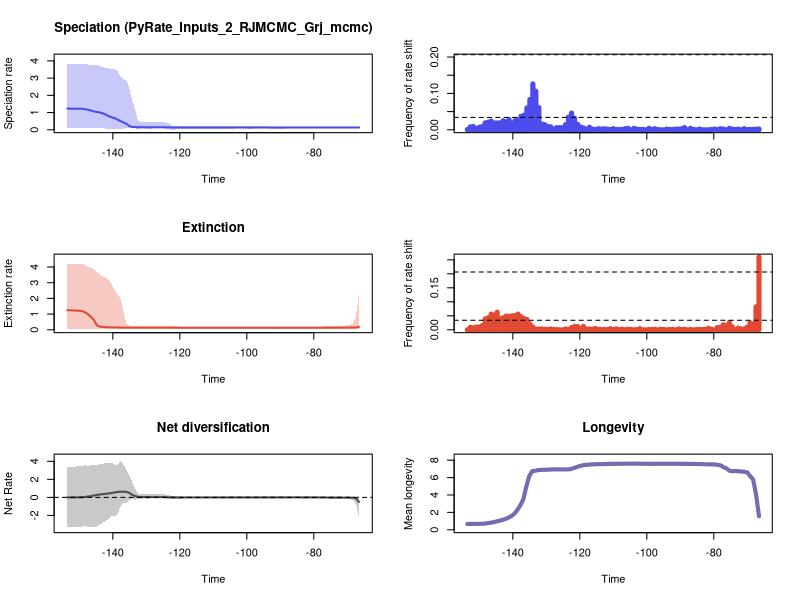

This chart was generated by the following R code:


pdf(file='./RTT_plots.pdf',width=10, height=15)
par(mfrow=c(3,2))
library(scales)

time=c(-66.49518397567535, -67.37474930255885,-68.25431462944235,-69.13387995632584,-70.01344528320935,-70.89301061009284,-71.77257593697634,-72.65214126385985,-73.53170659074334,-74.41127191762683,-75.29083724451034,-76.17040257139384,-77.04996789827733,-77.92953322516084,-78.80909855204433,-79.68866387892783,-80.56822920581133,-81.44779453269483,-82.32735985957832,-83.20692518646183,-84.08649051334532,-84.96605584022882,-85.84562116711231,-86.72518649399582,-87.60475182087932,-88.48431714776282,-89.36388247464632,-90.24344780152981,-91.1230131284133,-92.00257845529681,-92.88214378218031,-93.76170910906382,-94.64127443594731,-95.5208397628308,-96.4004050897143,-97.2799704165978,-98.1595357434813,-99.03910107036481,-99.9186663972483,-100.7982317241318,-101.67779705101529,-102.5573623778988,-103.43692770478229,-104.3164930316658,-105.1960583585493,-106.07562368543279,-106.95518901231628,-107.83475433919979,-108.71431966608328,-109.59388499296679,-110.47345031985029,-111.35301564673378,-112.23258097361727,-113.11214630050077,-113.99171162738428,-114.87127695426778,-115.75084228115128,-116.63040760803477,-117.50997293491827,-118.38953826180176,-119.26910358868527,-120.14866891556878,-121.02823424245227,-121.90779956933576,-122.78736489621926,-123.66693022310275,-124.54649554998626,-125.42606087686977,-126.30562620375326,-127.18519153063676,-128.06475685752025,-128.94432218440375,-129.82388751128724,-130.70345283817073,-131.58301816505426,-132.46258349193775,-133.34214881882124,-134.22171414570477,-135.10127947258826,-135.98084479947175,-136.86041012635525,-137.73997545323874,-138.61954078012224,-139.49910610700573,-140.37867143388922,-141.25823676077272,-142.13780208765624,-143.01736741453973,-143.89693274142323,-144.77649806830675,-145.65606339519024,-146.53562872207374,-147.41519404895723,-148.29475937584073,-149.17432470272422,-150.05389002960771,-150.9334553564912,-151.8130206833747,-152.6925860102582,-153.57215133714172)
rate=c(0.13332832366882247, 0.13328633426315073,0.13306946659393615,0.13320171865301,0.13306946659393615,0.1329661551598743,0.13292504232372643,0.13292504232372643,0.1329661551598743,0.13306946659393615,0.13328633426315073,0.13328633426315073,0.13328633426315073,0.13328633426315073,0.13320171865301,0.13320171865301,0.13306946659393615,0.13306946659393615,0.13306946659393615,0.13306946659393615,0.13306946659393615,0.13328633426315073,0.13328633426315073,0.13328633426315073,0.13306946659393615,0.13306946659393615,0.13291759659193253,0.13288853605133727,0.13288853605133727,0.13285152800263722,0.13285152800263722,0.13285152800263722,0.13288853605133727,0.13288853605133727,0.13288853605133727,0.13288853605133727,0.13283337788740196,0.13283337788740196,0.13261710344451202,0.1325252459636464,0.13248925377237425,0.13248925377237425,0.13243836091234418,0.13239625154507115,0.13239625154507115,0.13233944089951777,0.13239625154507115,0.13239625154507115,0.13233944089951777,0.13233944089951777,0.1322660046058604,0.1321139977037123,0.1321139977037123,0.13233944089951777,0.13239625154507115,0.13248925377237425,0.1325252459636464,0.1325252459636464,0.13275843628844664,0.13285152800263722,0.13291759659193253,0.13347024199909652,0.13372395445143442,0.13447214006958796,0.1368946369203346,0.1406185770995927,0.14207102845822578,0.14247554232132614,0.14321051045512423,0.14342460441331129,0.14358884666838728,0.14367568742514747,0.14425509829399386,0.14467999611960783,0.14531768677129198,0.1462717055539538,0.15424894451335064,0.165185269900731,0.22418847579193074,0.3472213013069702,0.4280042221005091,0.5072941714470277,0.5943860028388004,0.6773649121857306,0.7286056052515013,0.7885270875589665,0.8818850782713556,0.9526440418083798,1.006438683417576,1.0336990649381694,1.0652514045191261,1.1174162472001117,1.1678256472164117,1.1918443621669654,1.2227476960207788,1.2242761526210146,1.2242761526210146,1.2212175066583235,1.2242761526210146,1.2351504395834028)
minHPD=c(0.07541512728450497, 0.07578859753397012,0.07606683872134197,0.07578859753397012,0.07578859753397012,0.07578859753397012,0.07541512728450497,0.07541512728450497,0.07541512728450497,0.07541512728450497,0.07541512728450497,0.07541512728450497,0.07541512728450497,0.07578859753397012,0.07541512728450497,0.07541512728450497,0.07541512728450497,0.07541512728450497,0.07541512728450497,0.07541512728450497,0.07541512728450497,0.07541512728450497,0.07541512728450497,0.07541512728450497,0.07461954924399809,0.07461954924399809,0.07220141112685599,0.07220141112685599,0.07220141112685599,0.07220141112685599,0.07220141112685599,0.07606683872134197,0.07606683872134197,0.07606683872134197,0.07606683872134197,0.07606683872134197,0.07220141112685599,0.07220141112685599,0.07541512728450497,0.07541512728450497,0.07541512728450497,0.07541512728450497,0.07461954924399809,0.07220141112685599,0.07168361525946523,0.07168361525946523,0.07168361525946523,0.07168361525946523,0.07168361525946523,0.07168361525946523,0.07168361525946523,0.06623040882741167,0.07220141112685599,0.07220141112685599,0.07168361525946523,0.07220141112685599,0.07220141112685599,0.07168361525946523,0.067375958709076,0.05796716837075055,0.05796716837075055,0.029673334389583653,0.018488179156897464,0.0016416771277696922,0.0016562902423305419,0.07220141112685599,0.07461954924399809,0.07541512728450497,0.0796728382345899,0.07541512728450497,0.07541512728450497,0.07220141112685599,0.07220141112685599,0.07461954924399809,0.07461954924399809,0.07220141112685599,0.07461954924399809,0.07461954924399809,0.07461954924399809,0.08226165019597888,0.07198463458229136,0.07198463458229136,0.07198463458229136,0.07198463458229136,0.07198463458229136,0.07198463458229136,0.07198463458229136,0.09275020448907172,0.09275020448907172,0.09920652911845401,0.09631708216925747,0.09631708216925747,0.09275020448907172,0.09275020448907172,0.09275020448907172,0.09275020448907172,0.09275020448907172,0.09275020448907172,0.09275020448907172,0.09275020448907172)
maxHPD=c(0.18745586212233495, 0.18745586212233495,0.18745586212233495,0.18745586212233495,0.18745586212233495,0.18745586212233495,0.18745586212233495,0.18745586212233495,0.18745586212233495,0.18745586212233495,0.18745586212233495,0.18745586212233495,0.18745586212233495,0.18745586212233495,0.18745586212233495,0.18745586212233495,0.18745586212233495,0.18745586212233495,0.18745586212233495,0.18745586212233495,0.18745586212233495,0.1879307643588746,0.1879307643588746,0.1879307643588746,0.1883537693412882,0.1883537693412882,0.1879307643588746,0.1883537693412882,0.1883537693412882,0.1883537693412882,0.1883537693412882,0.19295274105338767,0.19295274105338767,0.19295274105338767,0.19295274105338767,0.19295274105338767,0.18985365424848777,0.18985365424848777,0.19426227828035106,0.19426227828035106,0.19503970130261292,0.19503970130261292,0.19503970130261292,0.19381253630412856,0.19426227828035106,0.19503970130261292,0.19793004798822691,0.19793004798822691,0.19914845971192613,0.19914845971192613,0.20119151387739603,0.19914845971192613,0.2057678230509186,0.20676261648984512,0.20676261648984512,0.20910676530528066,0.20931001817186975,0.20931001817186975,0.21142753109687537,0.20931001817186975,0.21672688063548032,0.20931001817186975,0.20931001817186975,0.20910676530528066,0.3013332051620055,0.41194611163126127,0.4269365785220899,0.4269365785220899,0.4302019592172704,0.42973268117221136,0.42973268117221136,0.4269365785220899,0.43783694187327127,0.44876398156278285,0.46513809343673423,0.5127002489578495,1.1525628312610752,1.7389856052828006,2.4198446299931256,2.8765239573310164,2.937615378357635,3.0935107437232494,3.4337995620841197,3.5083427926210873,3.5083427926210873,3.5725512539319526,3.5970150044719515,3.6388351094000653,3.7050659636218612,3.74246525864239,3.74246525864239,3.74246525864239,3.7897059340309642,3.804758058825905,3.825509824640276,3.839327872117741,3.839327872117741,3.839327872117741,3.839327872117741,3.839327872117741)
remove_na = !is.na(rate)
time = time[remove_na]
plot(time,time,type = 'n', ylim = c(0, 4.223260659329515), xlim = c(-154.01193400058347,-66.0554013122336), ylab = 'Speciation rate', xlab = 'Time',main='Speciation (PyRate_Inputs_2_RJMCMC_Grj_mcmc)' )
polygon(c(time, rev(time)), c(maxHPD[remove_na], rev(minHPD[remove_na])), col = alpha('#4c4cec',0.3), border = NA)
lines(time,rate[remove_na], col = '#4c4cec', lwd=2)
mids=c(-66.49962622480102, -67.38807604993588,-68.27652587507072,-69.16497570020556,-70.05342552534042,-70.94187535047526,-71.83032517561011,-72.71877500074496,-73.6072248258798,-74.49567465101465,-75.3841244761495,-76.27257430128435,-77.16102412641919,-78.04947395155403,-78.93792377668889,-79.82637360182373,-80.71482342695857,-81.60327325209343,-82.49172307722827,-83.38017290236311,-84.26862272749797,-85.15707255263281,-86.04552237776767,-86.93397220290251,-87.82242202803735,-88.71087185317221,-89.59932167830705,-90.4877715034419,-91.37622132857675,-92.26467115371159,-93.15312097884643,-94.04157080398129,-94.93002062911614,-95.81847045425098,-96.70692027938583,-97.59537010452067,-98.48381992965552,-99.37226975479037,-100.26071957992522,-101.14916940506006,-102.0376192301949,-102.92606905532976,-103.8145188804646,-104.70296870559946,-105.5914185307343,-106.47986835586914,-107.36831818100399,-108.25676800613884,-109.1452178312737,-110.03366765640854,-110.92211748154338,-111.81056730667822,-112.69901713181308,-113.58746695694792,-114.47591678208278,-115.36436660721762,-116.25281643235246,-117.14126625748732,-118.02971608262216,-118.91816590775701,-119.80661573289186,-120.6950655580267,-121.58351538316154,-122.4719652082964,-123.36041503343125,-124.2488648585661,-125.13731468370094,-126.02576450883578,-126.91421433397063,-127.80266415910549,-128.69111398424033,-129.57956380937517,-130.46801363451002,-131.35646345964486,-132.2449132847797,-133.13336310991454,-134.0218129350494,-134.91026276018425,-135.79871258531912,-136.68716241045396,-137.5756122355888,-138.46406206072365,-139.3525118858585,-140.24096171099333,-141.12941153612817,-142.01786136126302,-142.9063111863979,-143.79476101153273,-144.68321083666757,-145.57166066180244,-146.46011048693728,-147.34856031207212,-148.23701013720697,-149.1254599623418,-150.01390978747665,-150.9023596126115,-151.79080943774633,-152.6792592628812,-153.56770908801604)
counts=c(0.002, 0.002,0.001,0.001,0.001,0.003,0.0,0.002,0.001,0.002,0.004,0.0,0.002,0.003,0.001,0.002,0.001,0.0,0.0,0.0,0.002,0.0,0.001,0.004,0.0,0.006,0.003,0.002,0.002,0.001,0.001,0.002,0.0,0.0,0.001,0.003,0.001,0.004,0.0,0.001,0.001,0.002,0.004,0.0,0.004,0.003,0.001,0.001,0.001,0.003,0.001,0.002,0.003,0.002,0.003,0.001,0.002,0.007,0.002,0.005,0.008,0.015,0.032,0.046,0.035,0.014,0.006,0.006,0.006,0.002,0.008,0.009,0.014,0.016,0.061,0.106,0.126,0.083,0.06,0.04,0.037,0.028,0.025,0.018,0.028,0.022,0.025,0.019,0.019,0.019,0.024,0.021,0.019,0.009,0.007,0.004,0.009,0.008,0.001)
plot(mids,counts,type = 'h', xlim = c(-154.01193400058347,-66.0554013122336), ylim=c(0,0.2), ylab = 'Frequency of rate shift', xlab = 'Time',lwd=5,col='#4c4cec')
bf2 = 0.03403050497466713
bf6 = 0.20654558894910197
abline(h=bf2, lty=2)
abline(h=bf6, lty=2)

time=c(-66.49518397567535, -67.37474930255885,-68.25431462944235,-69.13387995632584,-70.01344528320935,-70.89301061009284,-71.77257593697634,-72.65214126385985,-73.53170659074334,-74.41127191762683,-75.29083724451034,-76.17040257139384,-77.04996789827733,-77.92953322516084,-78.80909855204433,-79.68866387892783,-80.56822920581133,-81.44779453269483,-82.32735985957832,-83.20692518646183,-84.08649051334532,-84.96605584022882,-85.84562116711231,-86.72518649399582,-87.60475182087932,-88.48431714776282,-89.36388247464632,-90.24344780152981,-91.1230131284133,-92.00257845529681,-92.88214378218031,-93.76170910906382,-94.64127443594731,-95.5208397628308,-96.4004050897143,-97.2799704165978,-98.1595357434813,-99.03910107036481,-99.9186663972483,-100.7982317241318,-101.67779705101529,-102.5573623778988,-103.43692770478229,-104.3164930316658,-105.1960583585493,-106.07562368543279,-106.95518901231628,-107.83475433919979,-108.71431966608328,-109.59388499296679,-110.47345031985029,-111.35301564673378,-112.23258097361727,-113.11214630050077,-113.99171162738428,-114.87127695426778,-115.75084228115128,-116.63040760803477,-117.50997293491827,-118.38953826180176,-119.26910358868527,-120.14866891556878,-121.02823424245227,-121.90779956933576,-122.78736489621926,-123.66693022310275,-124.54649554998626,-125.42606087686977,-126.30562620375326,-127.18519153063676,-128.06475685752025,-128.94432218440375,-129.82388751128724,-130.70345283817073,-131.58301816505426,-132.46258349193775,-133.34214881882124,-134.22171414570477,-135.10127947258826,-135.98084479947175,-136.86041012635525,-137.73997545323874,-138.61954078012224,-139.49910610700573,-140.37867143388922,-141.25823676077272,-142.13780208765624,-143.01736741453973,-143.89693274142323,-144.77649806830675,-145.65606339519024,-146.53562872207374,-147.41519404895723,-148.29475937584073,-149.17432470272422,-150.05389002960771,-150.9334553564912,-151.8130206833747,-152.6925860102582,-153.57215133714172)
rate=c(0.19125089097462272, 0.14859503186217116,0.1414633344988725,0.1398131099790633,0.13843504015642455,0.13798409270075251,0.13792646402284187,0.13781011485802194,0.13751491187733278,0.13754269553774195,0.13720734692964937,0.13590984814444795,0.13449970518592533,0.1334404997744187,0.13249759214401866,0.1321372939043554,0.13206536616070524,0.13202142331550332,0.1311082660849719,0.13086344953812235,0.13079718921867467,0.13079718921867467,0.13071849914029537,0.13071849914029537,0.13067344145733786,0.13067344145733786,0.13060880615631804,0.1304145165523571,0.13031623197083253,0.13031623197083253,0.1304145165523571,0.1304145165523571,0.1304145165523571,0.13045292649369827,0.13045292649369827,0.13060880615631804,0.13067344145733786,0.13067344145733786,0.13060880615631804,0.13060880615631804,0.13060880615631804,0.13060880615631804,0.13060880615631804,0.13060880615631804,0.13060880615631804,0.13067344145733786,0.13067344145733786,0.13067344145733786,0.13060880615631804,0.13071849914029537,0.13071849914029537,0.13079718921867467,0.13086344953812235,0.13094977369571037,0.13094977369571037,0.13094977369571037,0.13102143485879858,0.1311082660849719,0.13202142331550332,0.1321372939043554,0.13246274429542093,0.13332316867245947,0.13409500718161138,0.13469037018880695,0.13555418235040884,0.13574353709511894,0.13590984814444795,0.13574353709511894,0.13574353709511894,0.13574353709511894,0.13590984814444795,0.13600729664016697,0.13625618910810677,0.13625618910810677,0.1363318827580867,0.1363318827580867,0.13637704645363102,0.13637704645363102,0.1365802765926205,0.13771173963523303,0.1398131099790633,0.1420390055611558,0.1448469170314597,0.14946596442636173,0.15362002611710468,0.16001732817585568,0.16654679673751682,0.17875647590681162,0.1976430615652681,0.2929553295674877,0.6170700865426735,0.8253862076141274,0.9890550887485822,1.1145663288906071,1.1891819458510544,1.2149056540319985,1.2190310010940921,1.2292383967938363,1.2416281060724865,1.246353064778555)
minHPD=c(0.06326835076418973, 0.06326835076418973,0.06326835076418973,0.06326835076418973,0.0745970998811805,0.06057624027423799,0.06057624027423799,0.06326835076418973,0.06857387974208255,0.06857387974208255,0.06774448975767867,0.06774448975767867,0.06774448975767867,0.06626724197666768,0.06774448975767867,0.06857387974208255,0.06883604595380263,0.06857387974208255,0.06857387974208255,0.06883604595380263,0.06857387974208255,0.06857387974208255,0.06857387974208255,0.06857387974208255,0.06857387974208255,0.06857387974208255,0.06883604595380263,0.06857387974208255,0.06883604595380263,0.06883604595380263,0.06883604595380263,0.06883604595380263,0.06883604595380263,0.06883604595380263,0.06883604595380263,0.06883604595380263,0.06883604595380263,0.06883604595380263,0.06857387974208255,0.06857387974208255,0.06857387974208255,0.06883604595380263,0.06857387974208255,0.06857387974208255,0.06857387974208255,0.06857387974208255,0.06857387974208255,0.06774448975767867,0.06774448975767867,0.06857387974208255,0.06857387974208255,0.06857387974208255,0.06774448975767867,0.06774448975767867,0.06774448975767867,0.06857387974208255,0.06857387974208255,0.06626724197666768,0.0669049980354835,0.0669049980354835,0.06326835076418973,0.06326835076418973,0.06883604595380263,0.06857387974208255,0.06774448975767867,0.06626724197666768,0.06774448975767867,0.06626724197666768,0.06626724197666768,0.06626724197666768,0.06626724197666768,0.06369411952402143,0.06626724197666768,0.06626724197666768,0.06626724197666768,0.06626724197666768,0.06626724197666768,0.07066733323170539,0.06774448975767867,0.06626724197666768,0.03186879818005016,0.041042523959118955,0.03186879818005016,0.03186879818005016,0.03186879818005016,0.03186879818005016,0.03186879818005016,0.06774448975767867,0.041042523959118955,0.041042523959118955,0.041042523959118955,0.06857387974208255,0.06883604595380263,0.07066733323170539,0.07994576749770212,0.07066733323170539,0.07994576749770212,0.07994576749770212,0.07994576749770212,0.07994576749770212)
maxHPD=c(2.3184978637686275, 0.8968316471769521,0.4028840643192912,0.3326618687906075,0.294176615116098,0.26647920424873556,0.25978809859671015,0.2591430197883641,0.2591430197883641,0.25978809859671015,0.251301268209315,0.22254970676163588,0.2117905229468976,0.19904470160229282,0.19749666454428655,0.19686813880092432,0.19686813880092432,0.19620718133284457,0.19620718133284457,0.19686813880092432,0.19620718133284457,0.19620718133284457,0.19620718133284457,0.19620718133284457,0.19620718133284457,0.19620718133284457,0.19620718133284457,0.19539874226170836,0.19620718133284457,0.19620718133284457,0.19620718133284457,0.19620718133284457,0.19620718133284457,0.19620718133284457,0.19620718133284457,0.19620718133284457,0.19620718133284457,0.19620718133284457,0.19620718133284457,0.19620718133284457,0.19620718133284457,0.19686813880092432,0.19686813880092432,0.19686813880092432,0.19686813880092432,0.19686813880092432,0.19749666454428655,0.19749666454428655,0.19749666454428655,0.19749666454428655,0.19904470160229282,0.19904470160229282,0.19749666454428655,0.19749666454428655,0.19749666454428655,0.19904470160229282,0.19904470160229282,0.19904470160229282,0.19904470160229282,0.19904470160229282,0.19749666454428655,0.201627335273743,0.2117905229468976,0.2117905229468976,0.22358964343168086,0.22358964343168086,0.22358964343168086,0.22358964343168086,0.22358964343168086,0.22358964343168086,0.22358964343168086,0.22358964343168086,0.23351122675334604,0.23351122675334604,0.23351122675334604,0.23821372161977244,0.25568939047163564,0.2660920946849898,0.273482483733918,0.4053364651770308,1.1798083892661113,1.9960569127254708,2.2647916239346495,2.5376732965011985,2.933942808310793,3.1829776385832615,3.3164163480725577,3.3934330464163955,3.5130702412350643,3.6843522614322026,3.823410623055917,3.980150172203457,3.980150172203457,4.1308381318592975,4.213774019451087,4.199616899117848,4.199616899117848,4.199616899117848,4.199616899117848,4.199616899117848)
remove_na = !is.na(rate)
time = time[remove_na]
plot(time,time,type = 'n', ylim = c(0, 4.635151421396196), xlim = c(-154.01193400058347,-66.0554013122336), ylab = 'Extinction rate', xlab = 'Time',main='Extinction' )
polygon(c(time, rev(time)), c(maxHPD[remove_na], rev(minHPD[remove_na])), col = alpha('#e34a33',0.3), border = NA)
lines(time,rate[remove_na], col = '#e34a33', lwd=2)
mids=c(-66.49962622480102, -67.38807604993588,-68.27652587507072,-69.16497570020556,-70.05342552534042,-70.94187535047526,-71.83032517561011,-72.71877500074496,-73.6072248258798,-74.49567465101465,-75.3841244761495,-76.27257430128435,-77.16102412641919,-78.04947395155403,-78.93792377668889,-79.82637360182373,-80.71482342695857,-81.60327325209343,-82.49172307722827,-83.38017290236311,-84.26862272749797,-85.15707255263281,-86.04552237776767,-86.93397220290251,-87.82242202803735,-88.71087185317221,-89.59932167830705,-90.4877715034419,-91.37622132857675,-92.26467115371159,-93.15312097884643,-94.04157080398129,-94.93002062911614,-95.81847045425098,-96.70692027938583,-97.59537010452067,-98.48381992965552,-99.37226975479037,-100.26071957992522,-101.14916940506006,-102.0376192301949,-102.92606905532976,-103.8145188804646,-104.70296870559946,-105.5914185307343,-106.47986835586914,-107.36831818100399,-108.25676800613884,-109.1452178312737,-110.03366765640854,-110.92211748154338,-111.81056730667822,-112.69901713181308,-113.58746695694792,-114.47591678208278,-115.36436660721762,-116.25281643235246,-117.14126625748732,-118.02971608262216,-118.91816590775701,-119.80661573289186,-120.6950655580267,-121.58351538316154,-122.4719652082964,-123.36041503343125,-124.2488648585661,-125.13731468370094,-126.02576450883578,-126.91421433397063,-127.80266415910549,-128.69111398424033,-129.57956380937517,-130.46801363451002,-131.35646345964486,-132.2449132847797,-133.13336310991454,-134.0218129350494,-134.91026276018425,-135.79871258531912,-136.68716241045396,-137.5756122355888,-138.46406206072365,-139.3525118858585,-140.24096171099333,-141.12941153612817,-142.01786136126302,-142.9063111863979,-143.79476101153273,-144.68321083666757,-145.57166066180244,-146.46011048693728,-147.34856031207212,-148.23701013720697,-149.1254599623418,-150.01390978747665,-150.9023596126115,-151.79080943774633,-152.6792592628812,-153.56770908801604)
counts=c(0.26, 0.082,0.021,0.025,0.009,0.003,0.003,0.006,0.001,0.011,0.026,0.015,0.018,0.009,0.008,0.0,0.002,0.005,0.002,0.001,0.001,0.001,0.0,0.001,0.0,0.002,0.001,0.003,0.0,0.001,0.001,0.0,0.001,0.002,0.0,0.002,0.001,0.001,0.0,0.0,0.004,0.001,0.0,0.001,0.002,0.0,0.002,0.001,0.003,0.001,0.004,0.001,0.001,0.001,0.002,0.005,0.002,0.003,0.002,0.012,0.005,0.012,0.012,0.008,0.001,0.003,0.0,0.0,0.001,0.001,0.003,0.001,0.002,0.003,0.003,0.002,0.01,0.021,0.037,0.04,0.047,0.056,0.051,0.05,0.048,0.049,0.043,0.04,0.063,0.053,0.056,0.043,0.039,0.015,0.01,0.01,0.007,0.009,0.0)
plot(mids,counts,type = 'h', xlim = c(-154.01193400058347,-66.0554013122336), ylim=c(0,0.26), ylab = 'Frequency of rate shift', xlab = 'Time',lwd=5,col='#e34a33')
abline(h=bf2, lty=2)
abline(h=bf6, lty=2)
#Net Diversification Rate
time=c(-66.49518397567535, -67.37474930255885,-68.25431462944235,-69.13387995632584,-70.01344528320935,-70.89301061009284,-71.77257593697634,-72.65214126385985,-73.53170659074334,-74.41127191762683,-75.29083724451034,-76.17040257139384,-77.04996789827733,-77.92953322516084,-78.80909855204433,-79.68866387892783,-80.56822920581133,-81.44779453269483,-82.32735985957832,-83.20692518646183,-84.08649051334532,-84.96605584022882,-85.84562116711231,-86.72518649399582,-87.60475182087932,-88.48431714776282,-89.36388247464632,-90.24344780152981,-91.1230131284133,-92.00257845529681,-92.88214378218031,-93.76170910906382,-94.64127443594731,-95.5208397628308,-96.4004050897143,-97.2799704165978,-98.1595357434813,-99.03910107036481,-99.9186663972483,-100.7982317241318,-101.67779705101529,-102.5573623778988,-103.43692770478229,-104.3164930316658,-105.1960583585493,-106.07562368543279,-106.95518901231628,-107.83475433919979,-108.71431966608328,-109.59388499296679,-110.47345031985029,-111.35301564673378,-112.23258097361727,-113.11214630050077,-113.99171162738428,-114.87127695426778,-115.75084228115128,-116.63040760803477,-117.50997293491827,-118.38953826180176,-119.26910358868527,-120.14866891556878,-121.02823424245227,-121.90779956933576,-122.78736489621926,-123.66693022310275,-124.54649554998626,-125.42606087686977,-126.30562620375326,-127.18519153063676,-128.06475685752025,-128.94432218440375,-129.82388751128724,-130.70345283817073,-131.58301816505426,-132.46258349193775,-133.34214881882124,-134.22171414570477,-135.10127947258826,-135.98084479947175,-136.86041012635525,-137.73997545323874,-138.61954078012224,-139.49910610700573,-140.37867143388922,-141.25823676077272,-142.13780208765624,-143.01736741453973,-143.89693274142323,-144.77649806830675,-145.65606339519024,-146.53562872207374,-147.41519404895723,-148.29475937584073,-149.17432470272422,-150.05389002960771,-150.9334553564912,-151.8130206833747,-152.6925860102582,-153.57215133714172)
net_rate=c(-0.5108764369535137, -0.1136245640376924,-0.03862130729939201,-0.027719140811063844,-0.017368326950172527,-0.015807976382147298,-0.015103547806515696,-0.01469537699939945,-0.013912630992768918,-0.014424298116059315,-0.013225398687681694,-0.007474347248444378,-0.004679223557213249,-0.0009092297278385017,8.11142068912781e-05,0.0010070448101548225,0.0011691403778525799,0.00127908449980491,0.001378388748658908,0.0016151766752433962,0.0018933105549977553,0.0024184130142838886,0.0026592976095035675,0.0026592976095035675,0.001879466677125205,0.001879466677125205,0.0015518945175141293,0.0014768256189438217,0.001477324160598989,0.0011713398991797365,0.0010915084184646223,0.0009897112335522475,0.001068075438356208,0.0010561218966737655,0.0010785527486653072,0.0010387128511322526,0.0006591584051296897,0.0006008627585868059,0.0003905299635025335,0.00035053361827648485,0.00016150803471925927,0.0003105279796518265,0.0002527411498283411,0.00015588294874753446,-6.366480090549559e-05,-0.0003608446890039423,-0.0003064587422085732,-0.0003658889899407307,-0.00042069009608189275,-0.0006129290072201024,-0.0008094417676908998,-0.0012000563231572858,-0.0014871626665543519,-0.001531873396788885,-0.0014203631164824526,-0.001323093114922007,-0.0014264553926884704,-0.0016098751511716544,-0.0017242356748950788,-0.0011119896504608094,-0.0013394246766383244,-0.0015844412282218514,-0.0021151211675702686,-8.358143695082976e-06,0.007877931745000413,0.022724439491404683,0.030931192723818845,0.031652605461270446,0.032733881399059445,0.03388254808043908,0.034277938577137616,0.03468384825908185,0.03804430400015104,0.03987891873371228,0.044700397342767324,0.06033024974261844,0.14864568033606435,0.2791509550417696,0.5152334708904912,0.6164592482584194,0.6338370504161007,0.6335279491134992,0.6028616360669976,0.5469546713261285,0.48386298776103503,0.4398207701521572,0.4015734108624867,0.3587335004162167,0.3226228234652278,0.2787949075696856,0.2049707777147164,0.14131161229112055,0.09858915627458884,0.05368034392822384,0.016673724287094637,0.012221240788657215,0.011474334997314648,0.004797139641056816,0.0032038561240071216,0.005006288729230129)
net_minHPD=c(-2.169796120568096, -0.7935714555611988,-0.26462863971962114,-0.2228220446282107,-0.15921929827016126,-0.15208200349841217,-0.15289552491104264,-0.1428456982486272,-0.1402012534263332,-0.1398702922034849,-0.13093352154062135,-0.10782263157244501,-0.0960693293066488,-0.08831003832566034,-0.07732041401489514,-0.07676011314860526,-0.07998621288151081,-0.07998621288151081,-0.07998621288151081,-0.07732041401489514,-0.07732041401489514,-0.07732041401489514,-0.07732041401489514,-0.07732041401489514,-0.07732041401489514,-0.07732041401489514,-0.07998621288151081,-0.07998621288151081,-0.07998621288151081,-0.07998621288151081,-0.07998621288151081,-0.084637790098152,-0.08524680538168945,-0.08524680538168945,-0.08524680538168945,-0.08524680538168945,-0.08667666079013288,-0.08667666079013288,-0.08111937679169076,-0.08111937679169076,-0.08793905866149838,-0.09367612007176371,-0.0960693293066488,-0.0960693293066488,-0.0960693293066488,-0.09798219300842445,-0.10148548128927583,-0.10148548128927583,-0.10148548128927583,-0.10148548128927583,-0.0960693293066488,-0.0960693293066488,-0.0960693293066488,-0.0960693293066488,-0.09798219300842445,-0.10148548128927583,-0.10148548128927583,-0.10204983172742456,-0.10148548128927583,-0.10204983172742456,-0.12262608372011621,-0.12515705891441553,-0.13488832867809372,-0.16688556556653578,-0.15662250865934257,-0.14417297493509143,-0.10066147405679773,-0.10066147405679773,-0.10184568978228664,-0.1054558006303023,-0.1054558006303023,-0.10782263157244501,-0.15662250865934257,-0.10782263157244501,-0.15246072893238094,-0.17682110603509069,-0.24324330940555944,-0.1949896060852257,-0.29294880763970366,-0.6364088032082704,-0.6364088032082704,-1.0277141930773162,-1.9072127826413978,-2.0911852154891393,-2.0911852154891393,-2.4130162433790274,-2.56187444208126,-2.8496331742220278,-3.0182075911450217,-3.2419178150166936,-3.2419178150166936,-3.2419178150166936,-3.264217401623708,-3.105570424583072,-3.264217401623708,-3.2375446074615755,-3.2375446074615755,-3.2375446074615755,-3.264217401623708,-3.2375446074615755)
net_maxHPD=c(0.10266406519591016, 0.09436990039138596,0.11555079890691368,0.08524261442612595,0.08363687393080776,0.08363687393080776,0.0797340944729832,0.08524261442612595,0.08524261442612595,0.08653625820938211,0.08653625820938211,0.08489310295242469,0.08448854112493917,0.07731091559278326,0.08653625820938211,0.08489310295242469,0.0797340944729832,0.07823708056378731,0.07823708056378731,0.0797340944729832,0.07823708056378731,0.07823708056378731,0.07823708056378731,0.07823708056378731,0.0797340944729832,0.0797340944729832,0.07731091559278326,0.0797340944729832,0.0797340944729832,0.0797340944729832,0.0797340944729832,0.07578869350635054,0.07578869350635054,0.07578869350635054,0.07578869350635054,0.07578869350635054,0.07578869350635054,0.07578869350635054,0.08653625820938211,0.08653625820938211,0.08053952513428068,0.07578869350635054,0.07477932591943946,0.07578869350635054,0.07731091559278326,0.07731091559278326,0.07578869350635054,0.07578869350635054,0.07578869350635054,0.07578869350635054,0.08489310295242469,0.0859612674359188,0.0859612674359188,0.0877229884254846,0.0877229884254846,0.08524261442612595,0.08524261442612595,0.0859612674359188,0.09145110114688024,0.09504308196107618,0.0859612674359188,0.08653625820938211,0.10266406519591016,0.10266406519591016,0.19254448454598683,0.2894650388477555,0.34040223685551063,0.34040223685551063,0.3368674961377749,0.34040223685551063,0.34040223685551063,0.34467864528584075,0.3190213034237812,0.3723864579101486,0.3565710078173178,0.40163337318151215,1.0571440289144245,1.7120243805565842,2.4890567918931685,3.070985037462817,3.666814242476084,4.07223628292106,3.5281705657023545,3.6811345742690436,3.8099120734131757,3.8099120734131757,3.7877414213496055,3.7525243769309644,3.6811345742690436,3.601488522697031,3.644915330573232,3.6332963019514155,3.4309371963801776,3.644915330573232,3.4309371963801776,3.4309371963801776,3.4309371963801776,3.419189131832098,3.321163058049964,3.419189131832098)
remove_na = !is.na(net_rate)
time = time[remove_na]
plot(time,time,type = 'n', ylim = c(-3.5906391417860792, 4.479459911213167), xlim = c(-154.01193400058347,-66.0554013122336), ylab = 'Net Rate', xlab = 'Time',lwd=2, main='Net diversification', col= '#504A4B' )
polygon(c(time, rev(time)), c(net_maxHPD[remove_na], rev(net_minHPD[remove_na])), col = alpha('#504A4B',0.3), border = NA)
lines(time,net_rate[remove_na], col = '#504A4B', lwd=2)
abline(h=0,lty=2)


time=c(-66.49518397567535, -67.37474930255885,-68.25431462944235,-69.13387995632584,-70.01344528320935,-70.89301061009284,-71.77257593697634,-72.65214126385985,-73.53170659074334,-74.41127191762683,-75.29083724451034,-76.17040257139384,-77.04996789827733,-77.92953322516084,-78.80909855204433,-79.68866387892783,-80.56822920581133,-81.44779453269483,-82.32735985957832,-83.20692518646183,-84.08649051334532,-84.96605584022882,-85.84562116711231,-86.72518649399582,-87.60475182087932,-88.48431714776282,-89.36388247464632,-90.24344780152981,-91.1230131284133,-92.00257845529681,-92.88214378218031,-93.76170910906382,-94.64127443594731,-95.5208397628308,-96.4004050897143,-97.2799704165978,-98.1595357434813,-99.03910107036481,-99.9186663972483,-100.7982317241318,-101.67779705101529,-102.5573623778988,-103.43692770478229,-104.3164930316658,-105.1960583585493,-106.07562368543279,-106.95518901231628,-107.83475433919979,-108.71431966608328,-109.59388499296679,-110.47345031985029,-111.35301564673378,-112.23258097361727,-113.11214630050077,-113.99171162738428,-114.87127695426778,-115.75084228115128,-116.63040760803477,-117.50997293491827,-118.38953826180176,-119.26910358868527,-120.14866891556878,-121.02823424245227,-121.90779956933576,-122.78736489621926,-123.66693022310275,-124.54649554998626,-125.42606087686977,-126.30562620375326,-127.18519153063676,-128.06475685752025,-128.94432218440375,-129.82388751128724,-130.70345283817073,-131.58301816505426,-132.46258349193775,-133.34214881882124,-134.22171414570477,-135.10127947258826,-135.98084479947175,-136.86041012635525,-137.73997545323874,-138.61954078012224,-139.49910610700573,-140.37867143388922,-141.25823676077272,-142.13780208765624,-143.01736741453973,-143.89693274142323,-144.77649806830675,-145.65606339519024,-146.53562872207374,-147.41519404895723,-148.29475937584073,-149.17432470272422,-150.05389002960771,-150.9334553564912,-151.8130206833747,-152.6925860102582,-153.57215133714172)
rate=c(1.5491369006854427, 4.029782196375805,5.7855845753488895,6.172770163878488,6.597194906713919,6.667407502706836,6.702942180642416,6.721331375763611,6.75399391858806,6.727116505297781,6.77755065429132,7.0482634520835195,7.1899102061237,7.396066083708078,7.457200634694609,7.509049497235702,7.516426595982061,7.522209671992065,7.527832868152353,7.541275190701088,7.557126142832058,7.557126142832058,7.570908188302337,7.570908188302337,7.57403617697032,7.57403617697032,7.580550316953143,7.589372497303592,7.589401212701107,7.589401212701107,7.587761261777234,7.587872945844017,7.587872945844017,7.587184773348037,7.588476233494566,7.586182747504839,7.581659121793642,7.579651387226853,7.588543731163818,7.588543731163818,7.588543731163818,7.5971349083950255,7.6023713856786195,7.6023713856786195,7.6023713856786195,7.590709634261104,7.591304656091218,7.587340806467459,7.590729519712289,7.579669012182509,7.58111459323014,7.572269787871445,7.562748128588469,7.5451088369245465,7.5451088369245465,7.5410867609505345,7.526286797311495,7.509816199670446,7.4736989355308605,7.46432696303857,7.398427765333737,7.312904349517791,7.192078998569922,7.084349091999445,6.965206101087066,6.942098591064572,6.937290151586263,6.943743376677225,6.943743376677225,6.943743376677225,6.941190028547434,6.9277014336178775,6.898373924618484,6.898373924618484,6.881197048987394,6.859339369528738,6.784319198154783,6.73451065623251,6.173031120322296,4.96515063913426,3.5163739944063113,2.8154002838998564,2.2903485587901824,1.8622463871257648,1.5905373133779606,1.394504118686541,1.2550726497549092,1.1425258972007502,1.0435425217552357,0.9702617335100496,0.8821386565856604,0.814136600041463,0.7634478590328716,0.7190376601176784,0.6887447784200922,0.6832035318234787,0.6807616162735167,0.6783733304210133,0.6743379673699775,0.6708988197509018)
minHPD=c(1.5491369006854427, 4.029782196375805,5.7855845753488895,6.172770163878488,6.597194906713919,6.667407502706836,6.702942180642416,6.721331375763611,6.75399391858806,6.727116505297781,6.77755065429132,7.0482634520835195,7.1899102061237,7.396066083708078,7.457200634694609,7.509049497235702,7.516426595982061,7.522209671992065,7.527832868152353,7.541275190701088,7.557126142832058,7.557126142832058,7.570908188302337,7.570908188302337,7.57403617697032,7.57403617697032,7.580550316953143,7.589372497303592,7.589401212701107,7.589401212701107,7.587761261777234,7.587872945844017,7.587872945844017,7.587184773348037,7.588476233494566,7.586182747504839,7.581659121793642,7.579651387226853,7.588543731163818,7.588543731163818,7.588543731163818,7.5971349083950255,7.6023713856786195,7.6023713856786195,7.6023713856786195,7.590709634261104,7.591304656091218,7.587340806467459,7.590729519712289,7.579669012182509,7.58111459323014,7.572269787871445,7.562748128588469,7.5451088369245465,7.5451088369245465,7.5410867609505345,7.526286797311495,7.509816199670446,7.4736989355308605,7.46432696303857,7.398427765333737,7.312904349517791,7.192078998569922,7.084349091999445,6.965206101087066,6.942098591064572,6.937290151586263,6.943743376677225,6.943743376677225,6.943743376677225,6.941190028547434,6.9277014336178775,6.898373924618484,6.898373924618484,6.881197048987394,6.859339369528738,6.784319198154783,6.73451065623251,6.173031120322296,4.96515063913426,3.5163739944063113,2.8154002838998564,2.2903485587901824,1.8622463871257648,1.5905373133779606,1.394504118686541,1.2550726497549092,1.1425258972007502,1.0435425217552357,0.9702617335100496,0.8821386565856604,0.814136600041463,0.7634478590328716,0.7190376601176784,0.6887447784200922,0.6832035318234787,0.6807616162735167,0.6783733304210133,0.6743379673699775,0.6708988197509018)
maxHPD=c(1.5491369006854427, 4.029782196375805,5.7855845753488895,6.172770163878488,6.597194906713919,6.667407502706836,6.702942180642416,6.721331375763611,6.75399391858806,6.727116505297781,6.77755065429132,7.0482634520835195,7.1899102061237,7.396066083708078,7.457200634694609,7.509049497235702,7.516426595982061,7.522209671992065,7.527832868152353,7.541275190701088,7.557126142832058,7.557126142832058,7.570908188302337,7.570908188302337,7.57403617697032,7.57403617697032,7.580550316953143,7.589372497303592,7.589401212701107,7.589401212701107,7.587761261777234,7.587872945844017,7.587872945844017,7.587184773348037,7.588476233494566,7.586182747504839,7.581659121793642,7.579651387226853,7.588543731163818,7.588543731163818,7.588543731163818,7.5971349083950255,7.6023713856786195,7.6023713856786195,7.6023713856786195,7.590709634261104,7.591304656091218,7.587340806467459,7.590729519712289,7.579669012182509,7.58111459323014,7.572269787871445,7.562748128588469,7.5451088369245465,7.5451088369245465,7.5410867609505345,7.526286797311495,7.509816199670446,7.4736989355308605,7.46432696303857,7.398427765333737,7.312904349517791,7.192078998569922,7.084349091999445,6.965206101087066,6.942098591064572,6.937290151586263,6.943743376677225,6.943743376677225,6.943743376677225,6.941190028547434,6.9277014336178775,6.898373924618484,6.898373924618484,6.881197048987394,6.859339369528738,6.784319198154783,6.73451065623251,6.173031120322296,4.96515063913426,3.5163739944063113,2.8154002838998564,2.2903485587901824,1.8622463871257648,1.5905373133779606,1.394504118686541,1.2550726497549092,1.1425258972007502,1.0435425217552357,0.9702617335100496,0.8821386565856604,0.814136600041463,0.7634478590328716,0.7190376601176784,0.6887447784200922,0.6832035318234787,0.6807616162735167,0.6783733304210133,0.6743379673699775,0.6708988197509018)
remove_na = !is.na(rate)
time = time[remove_na]
plot(time,time,type = 'n', ylim = c(0, 8.362608524246482), xlim = c(-154.01193400058347,-66.0554013122336), ylab = 'Mean longevity', xlab = 'Time',main='Longevity' )
polygon(c(time, rev(time)), c(maxHPD[remove_na], rev(minHPD[remove_na])), col = alpha('#756bb1',0.3), border = NA)
lines(time,rate[remove_na], col = '#756bb1', lwd=4)

n <- dev.off()